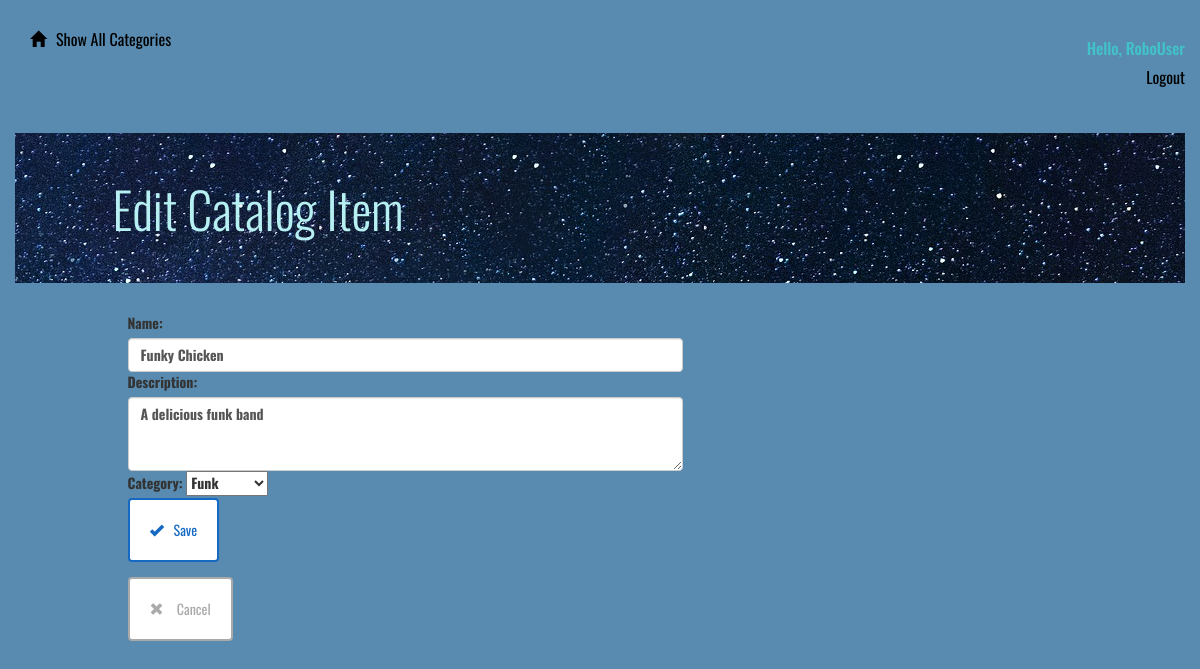
/catalog/Funky Chicken/edit (signed in), run on the app's committed database.
### models.py (models this page shows, shortened)
class CatalogItem(Base):
    __tablename__ = 'catalog_item'
    name = Column(String(80), nullable=False)
    id = Column(Integer, primary_key=True)
    description = Column(String(1000))
    category_id = Column(Integer, ForeignKey('category.id'))
    category = relationship(Category)
    user_id = Column(Integer, ForeignKey('user.id'))
    user = relationship(User)

class Category(Base):
    __tablename__ = 'category'
    id = Column(Integer, primary_key=True)
    name = Column(String(250), nullable=False)
    user_id = Column(Integer, ForeignKey('user.id'))
    user = relationship(User)

### application.py (the view)
@app.route('/catalog/<string:item>/edit', methods=['GET', 'POST'])
@auth.login_required
def editCatalogItem(item):
    categories = session.query(Category).all()
    itemToEdit = session.query(CatalogItem).filter_by(
        name=item).one()
    if request.method == 'POST':
        if request.form['name']:
            itemToEdit.name = request.form['name']
        if request.form['description']:
            itemToEdit.description = request.form['description']
        if request.form['category']:
            itemToEdit.category_id = request.form['category']
        session.add(itemToEdit)
        session.commit()
        return redirect(url_for('showCatalog'))
    else:
        return render_template('editcatalogitem.html', item=itemToEdit,
                               categories=categories)

### templates/editcatalogitem.html (shortened to what this page needs)
{% extends "main.html" %} {% block content %} {% include "header.html" %}
<div class="row divider green">
    <div class="col-md-12"></div>
</div>
<div class="row banner menu">
    <div class="col-md-11 col-md-offset-1 padding-none">
        <h1>Edit Catalog Item</h1>
    </div>
</div>
<div class="row">
    <div class="col-md-6 col-md-offset-1 padding-top">
        <form action="#" method="post">
            <div class="form-group">
                <label for="name">Name:</label>
                <input type="text" maxlength="100" class="form-control" name="name" value="{{item.name}}">
                <label for="description">Description:</label>
                <textarea class="form-control" maxlength="250" rows="3" name="description">{{item.description}}</textarea>
                <label for="category">Category:</label>
                <select class="custom-select mr-sm-2" id="inlineFormCustomSelect" name="category">
                    <option selected>{{item.category.name}}</option>
                </select>
                <button type="submit" class="btn btn-default" id="submit" type="submit">
                    <span class="glyphicon glyphicon-ok" aria-hidden="true"></span>Save</button>
            </div>
        </form>
        <a href='{{url_for('showCatalog')}}'>
            <button class="btn btn-default delete">
                <span class="glyphicon glyphicon-remove" aria-hidden="true"></span> Cancel</button>
        </a>
    </div>
</div>
{% endblock %}

### static/styles.css (style rules this page uses)
* { font-family: "Oswald", sans-serif; font-weight: 700; }
body { background-color: rgb(88, 139, 175); }
h1 { font-family: "Oswald", sans-serif; font-size: 50px; color: rgb(183, 240, 243); line-height: 60px; font-weight: 300; }
a { font-size: 14px; color: #0093B9; line-height: 17px; }
.padding-top { padding-top: 30px; }
.padding-none { padding: 0; }
.btn { padding: 20px; margin: 0; border-color: #1669C2; border-width: 2px; color: #1669C2; ; }
.btn.delete { border-color: #aaaaaa; color: #aaaaaa; }
.glyphicon { margin-right: 10px; }
.divider { height: 15px; }
.banner.menu { height: 150px; background: url("/static/milky-way.jpg"); }
.banner h1 { margin: 45px 0; }

### data on the page
CatalogItem: name "Funky Chicken", description "A delicious funk band"
Category: category "Funk"

### other printed values
{{ session['username'] }} "RoboUser"
